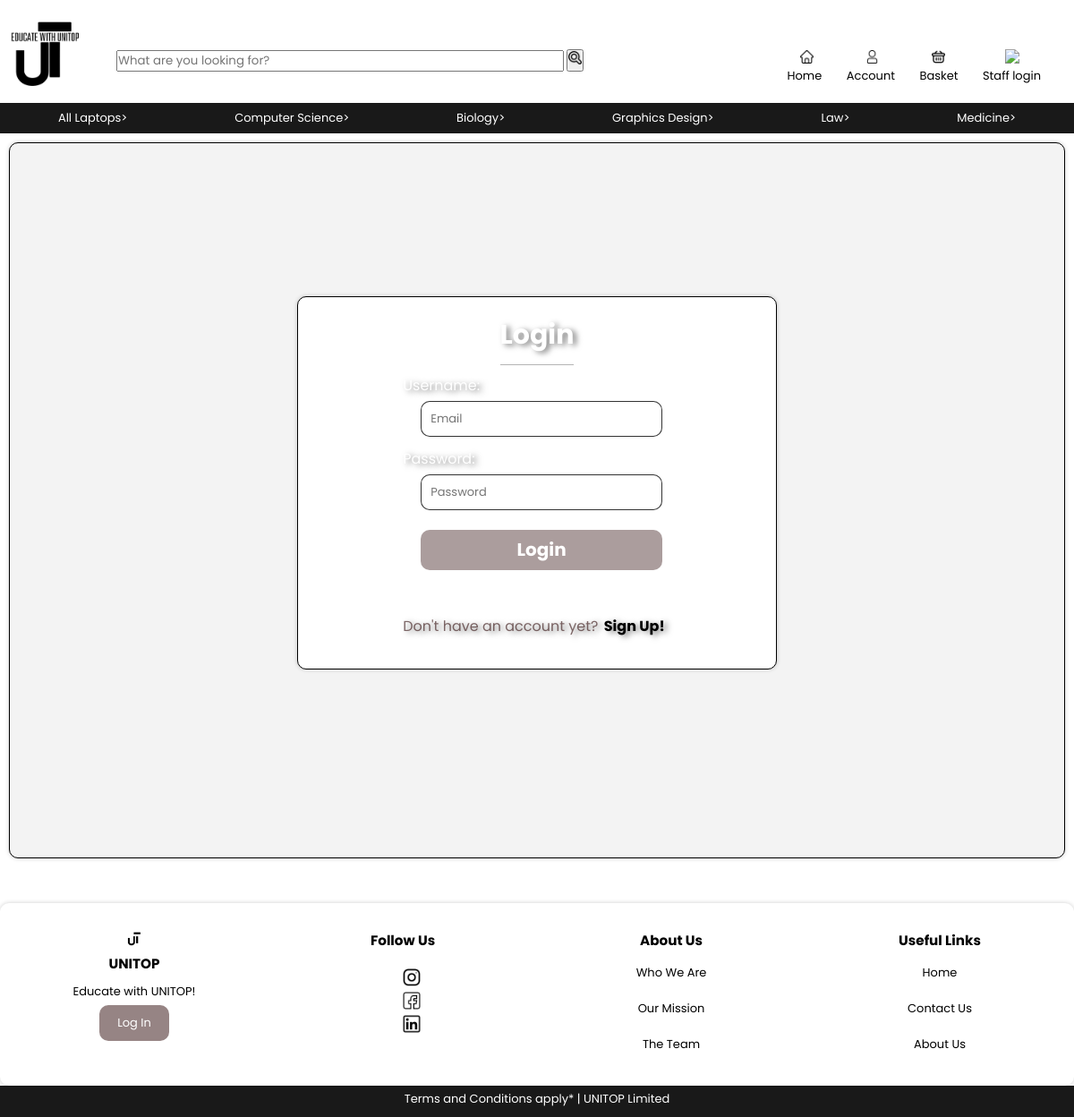
The page /login.php on the database its author committed.
### tables this page shows
CREATE TABLE `categories` (
  `category_id` int(11) NOT NULL,
  `category` varchar(255) NOT NULL
);

### php/category.php (called while the page is built, shortened)
<?php
function getCategories($db){
    $categories = array();
    $query = " SELECT category_id, category FROM categories";
    $result = $db->prepare($query);
    $result->execute();
    $rows = $result->fetchAll(PDO::FETCH_ASSOC);
    if(count($rows) > 0){
        foreach($rows as $row){
            $categories[] = $row;
        }
    }
    return $categories;
}

### login.php (the view, shortened to what this page needs)
<!DOCTYPE html>
<html lang="en">
<head>
    <link rel="stylesheet" href="css/login.css"/>
</head>
<body>
    <header>
        <div class="navbar">
            <img src="assests/Navbar/UT-new-logo.png" width="100px" alt="UNITOP logo">
            <?php include('php/search.php'); ?>
            <div class="links">
                <nav>
                    <div class="img-links">
                        <a href="index.php"><img src="assests/Navbar/home_4991416.png" class="home-icon"></a>
                        <a href="accounts.php"><img src="assests/Navbar/avatar_9892372.png" class="account-icon"></a>
                        <a href="basket.php"><img src="assests/Navbar/checkout_4765148.png" class="basket-icon"></a>
                        <a href="admin_pin.php"><img src="assests/Navbar/staffpic.png" class="staff-icon"></a>
                    </div>
                    <div class="page-links">
                        <ul>
                            <li><a href="index.php">Home</a></li>
                            <li><a href="accounts.php">Account</a></li>
                            <li><a href="basket.php">Basket</a></li>
                            <li><a href="admin_pin.php">Staff login</a></li>
                        </ul>
                    </div>
                </nav>
            </div>
        </div>
    </header>
    <div class="menu">
        <?php
        include('php/category.php');
        $categories = getCategories($db);
        foreach ($categories as $category){
            echo "<a href='products-page.php?category={$category['category_id']}'>{$category['category']}></a>";
        }
        ?>
    </div>
       <div class="container">
        <div class="box f-box">
            <header>Login</header>
            <form action="login.php" method="post">
                <div class="input field">
                    <label for="Email">Username:</label>
                    <input type="text" name="Email" id="Email" placeholder="Email" required>
                </div>
                <div class="input field">
                    <label for="password">Password:</label>
                    <input type="password" name="password" id="password" placeholder="Password" required>
                </div>
                <div class="field">
                    <input type="submit" class="log-button" name="submit" value="Login" required>
                </div>
                <div class="links">
                    Don't have an account yet? <a href="register.php" id="sign-up" >Sign Up!</a>
                </div>
            </form>
            </div>
       </div>
    <footer>
        <div class="footer">
            <div class="footer-box">
                <img src="assests/Navbar/logo-no-slogan.png">
                <h3>UNITOP</h3>
                <p>Educate with UNITOP!</p>
                <?php if (!isset($_SESSION['logged_in']) || $_SESSION['logged_in'] !== true): ?>
                <a href="login.php" class="button">Log In</a>
                <?php endif; ?>
            </div>
            <div class="footer-box">
                <h3>Follow Us</h3>
                <div class="socials">
                    <img src="assests/Footer/instagram.png">
                    <img src="assests/Footer/facebook.png">
                    <img src="assests/Footer/linkedin.png">
                </div>
            </div>
            <div class="footer-box">
                <h3>About Us</h3>
                <ul>
                    <li><a href="about-us.html">Who We Are</a></li>
                    <br>
                    <li><a href="about-us.html">Our Mission</a></li>
                    <br>
                    <li><a href="about-us.html">The Team</a></li>
                </ul>
            </div>
            <div class="footer-box">
                <h3>Useful Links</h3>
                <ul>
                    <li><a href="index.php">Home</a></li>
                    <br>
                    <li><a href="contact.php">Contact Us</a></li>
                    <br>
                    <li><a href="about-us.html">About Us</a></li>
                </ul>
            </div>
        </div>
        <div class="line">
            <p>Terms and Conditions apply* | UNITOP Limited</p>
        </div>
    </footer>
</body>
</html>

### css/login.css (style rules this page uses)
* { padding: 0; margin: 0; box-sizing: border-box; font-family: "Poppins", sans-serif; }
.container { display: flex; align-items: center; justify-content: center; min-height: 100vh; margin: 30px; }
.box { background: #ffffff; display: flex; flex-direction: column; padding: 25px 25px; border-radius: 20px; box-shadow: 0 0 128px 0 rgba(0, 0, 0, 0.1), 0 11px 24px -28px rgba(0, 0, 0, 0.5); border: 1px solid #000000; }
.f-box { width: 40%; margin: 0px 10px; }
.f-box header { font-size: 30px; font-weight: 700; padding-bottom: 10px; border-bottom: 1px solid #b4b4b4; margin-bottom: 10px; text-align: left; }
.f-box form .field { display: flex; margin-bottom: 12px; flex-direction: column; }
.f-box form .input input { height: 40px; width: 90%; font-size: small; padding: 0 10px; border: 1px solid rgba(0, 0, 0, 0.8); border-radius: 10px; outline: none; }
.log-button { height: 45px; width: 90%; transition: transform 0.5s ease; transition: background-colour 0.3s ease; background-color: rgba(46, 10, 10, 0.4); color: white; border: none; font-size: 20px; font-weight: bolder; cursor: pointer; transition: all .3s; margin-top: 10px; padding: 0px 10px; border-radius: 10px; }
label { padding-bottom: 5px; }
.links { margin-top: 30px; margin-bottom: 15px; color: black; text-align: center; color: rgba(46, 10, 10, 0.6); }
.links #sign-up { font-weight: bold; }
header .navbar { text-align: center; background-color: white; width: 100%; max-width: 100%; display: flex; justify-content: space-between; align-items: center; flex-wrap: wrap; font-size: small; }
.navbar { width: auto; display: flex; align-items: center; font-size: small; }
input { width: 500px; margin-left: 20px; }
a { color: black; text-decoration: none; cursor: pointer; padding: 2px; }
.links { flex: 1; text-align: right; padding-right: 5px; padding-top: 20px; }
.links nav { display: flex; flex-wrap: wrap; flex-direction: column; align-items: flex-end; justify-content: flex-end; }
.links .img-links img { display: inline-block; margin-right: 50px; margin-bottom: -7px; }
.links ul { display: inline-block; list-style-type: none; }
.links .page-links ul li { display: inline-block; margin-right: 20px; }
.links img { display: inline-block; width: 20px; text-align: center; }
.img-links .home-icon { width: 15px; transform: translate(-12px); }
.img-links .account-icon { width: 15px; transform: translate(-11px); }
.img-links .basket-icon { width: 15px; transform: translate(-10px); }
.menu { background-color: rgba(0, 0, 0, 0.9); color: white; padding: 5px; display: flex; font-size: small; justify-content: space-around; align-items: center; }
.menu a { text-decoration: none; color: white; text-align: center; cursor: pointer; }
.button { display: inline-block; margin-left: 10px; margin-right: 10px; margin-bottom: 50px; border: 2px solid white; background-color: transparent; padding: 10px 20px; cursor: pointer; color: white; border-radius: 10px; }
.footer { padding-top: 30px; font-size: small; display: flex; justify-content: space-around; color: black; border-radius: 10px; box-shadow: 0 0 5px rgba(0, 0, 0, 0.2); }
.footer-box { flex: 1; text-align: center; }
.footer-box img { width: 20px; }
.footer .button { cursor: pointer; transition: transform 0.5s ease; transition: background-colour 0.3s ease; background-color: rgba(46, 10, 10, 0.5); border: none; }
.footer h3 { padding-bottom: 10px; }
ul { list-style-type: none; padding: 5px 10px; display: inline-block; }
footer p { text-align: center; font-size: small; margin-bottom: 5px; }
.socials { width: 15px; margin: 10px; transform: translate(140px); }
.line { background-color: rgba(0, 0, 0, 0.9); color: white; padding: 5px; display: flex; font-size: small; justify-content: space-around; align-items: center; }

### rows shown on the page
categories: category "All Laptops"
categories: category "Computer Science"
categories: category "Biology"
categories: category "Graphics Design"
categories: category "Law"
categories: category "Medicine"
